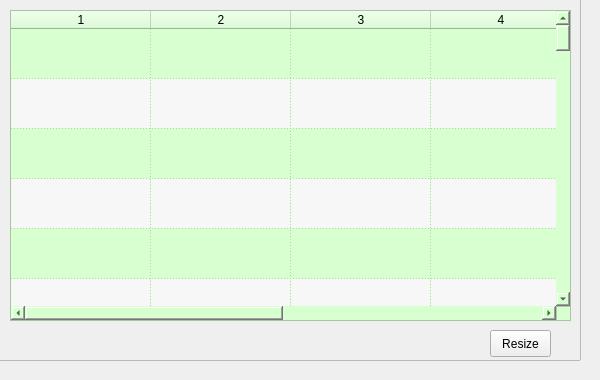
     <widget class="QWidget" name="phoneCallsTab">
      <attribute name="icon">
       <iconset resource="resources.qrc">
        <normaloff>:/icons/icons/call-start.ico</normaloff>:/icons/icons/call-start.ico</iconset>
      </attribute>
      <attribute name="title">
       <string>Phone Calls</string>
      </attribute>
      <widget class="QFrame" name="notesFrame_2">
       <property name="geometry">
        <rect>
         <x>-10</x>
         <y>-10</y>
         <width>591</width>
         <height>371</height>
        </rect>
       </property>
       <property name="frameShape">
        <enum>QFrame::StyledPanel</enum>
       </property>
       <property name="frameShadow">
        <enum>QFrame::Raised</enum>
       </property>
       <widget class="QTableWidget" name="callsTableWidget">
        <property name="geometry">
         <rect>
          <x>20</x>
          <y>20</y>
          <width>561</width>
          <height>311</height>
         </rect>
        </property>
        <property name="sizePolicy">
         <sizepolicy hsizetype="Expanding" vsizetype="Expanding">
          <horstretch>0</horstretch>
          <verstretch>0</verstretch>
         </sizepolicy>
        </property>
        <property name="maximumSize">
         <size>
          <width>16777215</width>
          <height>321</height>
         </size>
        </property>
        <property name="acceptDrops">
         <bool>true</bool>
        </property>
        <property name="styleSheet">
         <string notr="true">background-color: rgb(215, 255, 208);</string>
        </property>
        <property name="midLineWidth">
         <number>1</number>
        </property>
        <property name="verticalScrollBarPolicy">
         <enum>Qt::ScrollBarAsNeeded</enum>
        </property>
        <property name="horizontalScrollBarPolicy">
         <enum>Qt::ScrollBarAsNeeded</enum>
        </property>
        <property name="editTriggers">
         <set>QAbstractItemView::DoubleClicked</set>
        </property>
        <property name="dragEnabled">
         <bool>true</bool>
        </property>
        <property name="dragDropMode">
         <enum>QAbstractItemView::DragDrop</enum>
        </property>
        <property name="defaultDropAction">
         <enum>Qt::CopyAction</enum>
        </property>
        <property name="alternatingRowColors">
         <bool>true</bool>
        </property>
        <property name="selectionMode">
         <enum>QAbstractItemView::SingleSelection</enum>
        </property>
        <property name="verticalScrollMode">
         <enum>QAbstractItemView::ScrollPerPixel</enum>
        </property>
        <property name="gridStyle">
         <enum>Qt::DotLine</enum>
        </property>
        <property name="sortingEnabled">
         <bool>true</bool>
        </property>
        <property name="wordWrap">
         <bool>true</bool>
        </property>
        <property name="rowCount">
         <number>2000</number>
        </property>
        <property name="columnCount">
         <number>6</number>
        </property>
        <attribute name="horizontalHeaderCascadingSectionResizes">
         <bool>false</bool>
        </attribute>
        <attribute name="horizontalHeaderDefaultSectionSize">
         <number>140</number>
        </attribute>
        <attribute name="horizontalHeaderMinimumSectionSize">
         <number>56</number>
        </attribute>
        <attribute name="horizontalHeaderStretchLastSection">
         <bool>true</bool>
        </attribute>
        <attribute name="verticalHeaderVisible">
         <bool>false</bool>
        </attribute>
        <attribute name="verticalHeaderCascadingSectionResizes">
         <bool>true</bool>
        </attribute>
        <attribute name="verticalHeaderDefaultSectionSize">
         <number>50</number>
        </attribute>
        <row/>
        <row/>
        <row/>
        <row/>
        <row/>
        <row/>
        <row/>
        <row/>
        <row/>
        <row/>
        <row/>
        <row/>
        <row/>
        <row/>
        <row/>
        <row/>
        <row/>
        <row/>
        <row/>
        <row/>
        <row/>
        <row/>
        <row/>
        <row/>
        <row/>
        <row/>
        <row/>
        <row/>
        <row/>
        <row/>
        <row/>
        <row/>
        <row/>
        <row/>
        <row/>
        <row/>
        <row/>
        <row/>
        <row/>
        <row/>
        <row/>
        <row/>
        <row/>
        <row/>
        <row/>
        <row/>
        <row/>
        <row/>
        <row/>
        <row/>
        <row/>
        <row/>
        <row/>
        <row/>
        <row/>
        <row/>
        <row/>
        <row/>
        <row/>
        <row/>
        <row/>
        <row/>
        <row/>
        <row/>
        <row/>
        <row/>
        <row/>
        <row/>
        <row/>
        <row/>
        <row/>
        <row/>
        <row/>
        <row/>
        <row/>
        <row/>
        <row/>
        <row/>
        <row/>
        <row/>
        <row/>
        <row/>
        <row/>
        <row/>
        <row/>
        <row/>
        <row/>
        <row/>
        <row/>
        <row/>
        <row/>
        <row/>
        <row/>
        <row/>
        <row/>
        <row/>
        <row/>
        <row/>
        <row/>
        <row/>
        <row/>
        <row/>
        <row/>
        <row/>
        <row/>
        <row/>
        <row/>
        <row/>
        <row/>
        <row/>
        <row/>
        <row/>
        <row/>
        <row/>
        <row/>
        <row/>
        <row/>
        <row/>
        <row/>
        <row/>
        <row/>
        <row/>
        <row/>
        <row/>
        <row/>
        <row/>
        <row/>
        <row/>
        <row/>
        <row/>
        <row/>
        <row/>
        <row/>
        <row/>
        <row/>
        <row/>
        <row/>
        <row/>
        <row/>
        <row/>
        <row/>
        <row/>
        <row/>
        <row/>
        <row/>
        <row/>
        <row/>
        <row/>
        <row/>
        <row/>
        <row/>
        <row/>
        <row/>
        <row/>
        <row/>
        <row/>
        <row/>
        <row/>
        <row/>
        <row/>
        <row/>
        <row/>
        <row/>
        <row/>
        <row/>
        <row/>
        <row/>
        <row/>
        <row/>
        <row/>
        <row/>
        <row/>
        <row/>
        <row/>
        <row/>
        <row/>
        <row/>
        <row/>
        <row/>
        <row/>
        <row/>
        <row/>
        <row/>
        <row/>
        <row/>
        <row/>
        <row/>
        <row/>
        <row/>
        <row/>
        <row/>
        <row/>
        <row/>
        <row/>
        <row/>
        <row/>
        <row/>
        <row/>
        <row/>
        <row/>
        <row/>
        <row/>
        <row/>
        <row/>
        <row/>
        <row/>
        <row/>
        <row/>
        <row/>
        <row/>
        <row/>
        <row/>
        <row/>
        <row/>
        <row/>
        <row/>
        <row/>
        <row/>
        <row/>
        <row/>
        <row/>
        <row/>
        <row/>
        <row/>
        <row/>
        <row/>
        <row/>
        <row/>
        <row/>
        <row/>
        <row/>
        <row/>
        <row/>
        <row/>
        <row/>
        <row/>
        <row/>
        <row/>
        <row/>
        <row/>
        <row/>
        <row/>
        <row/>
        <row/>
        <row/>
        <row/>
        <row/>
        <row/>
        <row/>
        <row/>
        <row/>
        <row/>
        <row/>
        <row/>
        <row/>
        <row/>
        <row/>
        <row/>
        <row/>
        <row/>
        <row/>
        <row/>
        <row/>
        <row/>
        <row/>
        <row/>
        <row/>
        <row/>
        <row/>
        <row/>
        <row/>
        <row/>
        <row/>
        <row/>
        <row/>
        <row/>
        <row/>
        <row/>
        <row/>
        <row/>
        <row/>
        <row/>
        <row/>
        <row/>
        <row/>
        <row/>
        <row/>
        <row/>
        <row/>
        <row/>
        <row/>
        <row/>
        <row/>
        <row/>
        <row/>
        <row/>
        <row/>
        <row/>
        <row/>
        <row/>
        <row/>
        <row/>
        <row/>
        <row/>
        <row/>
        <row/>
        <row/>
        <row/>
        <row/>
        <row/>
        <row/>
        <row/>
        <row/>
        <row/>
        <row/>
        <row/>
        <row/>
        <row/>
        <row/>
        <row/>
        <row/>
        <row/>
        <row/>
        <row/>
        <row/>
        <row/>
        <row/>
        <row/>
        <row/>
        <row/>
        <row/>
        <row/>
        <row/>
        <row/>
        <row/>
        <row/>
        <row/>
        <row/>
        <row/>
        <row/>
        <row/>
        <row/>
        <row/>
        <row/>
        <row/>
        <row/>
        <row/>
        <row/>
        <row/>
        <row/>
        <row/>
        <row/>
        <row/>
        <row/>
        <row/>
        <row/>
        <row/>
        <row/>
        <row/>
        <row/>
        <row/>
        <row/>
        <row/>
        <row/>
        <row/>
        <row/>
        <row/>
        <row/>
        <row/>
        <row/>
        <row/>
        <row/>
        <row/>
        <row/>
        <row/>
        <row/>
        <row/>
        <row/>
        <row/>
        <row/>
        <row/>
        <row/>
        <row/>
        <row/>
        <row/>
        <row/>
        <row/>
        <row/>
        <row/>
        <row/>
        <row/>
        <row/>
        <row/>
        <row/>
        <row/>
        <row/>
        <row/>
        <row/>
        <row/>
        <row/>
        <row/>
        <row/>
        <row/>
        <row/>
        <row/>
        <row/>
        <row/>
        <row/>
        <row/>
        <row/>
        <row/>
        <row/>
        <row/>
        <row/>
        <row/>
        <row/>
        <row/>
        <row/>
        <row/>
        <row/>
        <row/>
        <row/>
        <row/>
        <row/>
        <row/>
        <row/>
        <row/>
        <row/>
        <row/>
        <row/>
        <row/>
        <row/>
        <row/>
        <row/>
        <row/>
        <row/>
        <row/>
        <row/>
        <row/>
        <row/>
        <row/>
        <row/>
        <row/>
        <row/>
        <row/>
        <row/>
        <row/>
        <row/>
        <row/>
        <row/>
        <row/>
        <row/>
        <row/>
        <row/>
        <row/>
        <row/>
        <row/>
        <row/>
        <row/>
        <row/>
        <row/>
        <row/>
        <row/>
        <row/>
        <row/>
        <row/>
        <row/>
        <row/>
        <row/>
        <row/>
        <row/>
        <row/>
        <row/>
        <row/>
        <row/>
        <row/>
        <row/>
        <row/>
        <row/>
        <row/>
        <row/>
        <row/>
        <row/>
        <row/>
        <row/>
        <row/>
        <row/>
        <row/>
        <row/>
        <row/>
        <row/>
        <row/>
        <row/>
        <row/>
        <row/>
        <row/>
        <row/>
        <row/>
        <row/>
        <row/>
        <row/>
        <row/>
        <row/>
        <row/>
        <row/>
        <row/>
        <row/>
        <row/>
        <row/>
        <row/>
        <row/>
        <row/>
        <row/>
        <row/>
        <row/>
        <row/>
        <row/>
        <row/>
        <row/>
        <row/>
        <row/>
        <row/>
        <row/>
        <row/>
        <row/>
        <row/>
        <row/>
        <row/>
        <row/>
        <row/>
        <row/>
        <row/>
        <row/>
        <row/>
        <row/>
        <row/>
        <row/>
        <row/>
        <row/>
        <row/>
        <row/>
        <row/>
        <row/>
        <row/>
        <row/>
        <row/>
        <row/>
        <row/>
        <row/>
        <row/>
        <row/>
        <row/>
        <row/>
        <row/>
        <row/>
        <row/>
        <row/>
        <row/>
        <row/>
        <row/>
        <row/>
        <row/>
        <row/>
        <row/>
        <row/>
        <row/>
        <row/>
        <row/>
        <row/>
        <row/>
        <row/>
        <row/>
        <row/>
        <row/>
        <row/>
        <row/>
        <row/>
        <row/>
        <row/>
        <row/>
        <row/>
        <row/>
        <row/>
        <row/>
        <row/>
        <row/>
        <row/>
        <row/>
        <row/>
        <row/>
        <row/>
        <row/>
        <row/>
        <row/>
        <row/>
        <row/>
        <row/>
        <row/>
        <row/>
        <row/>
        <row/>
        <row/>
        <row/>
        <row/>
        <row/>
        <row/>
        <row/>
        <row/>
        <row/>
        <row/>
        <row/>
        <row/>
        <row/>
        <row/>
        <row/>
        <row/>
        <row/>
        <row/>
        <row/>
        <row/>
        <row/>
        <row/>
        <row/>
        <row/>
        <row/>
        <row/>
        <row/>
        <row/>
        <row/>
        <row/>
        <row/>
        <row/>
        <row/>
        <row/>
        <row/>
        <row/>
        <row/>
        <row/>
        <row/>
        <row/>
        <row/>
        <row/>
        <row/>
        <row/>
        <row/>
        <row/>
        <row/>
        <row/>
        <row/>
        <row/>
        <row/>
        <row/>
        <row/>
        <row/>
        <row/>
        <row/>
        <row/>
        <row/>
        <row/>
        <row/>
        <row/>
        <row/>
        <row/>
        <row/>
        <row/>
        <row/>
        <row/>
        <row/>
        <row/>
        <row/>
        <row/>
        <row/>
        <row/>
        <row/>
        <row/>
        <row/>
        <row/>
        <row/>
        <row/>
        <row/>
        <row/>
        <row/>
        <row/>
        <row/>
        <row/>
        <row/>
        <row/>
        <row/>
        <row/>
        <row/>
        <row/>
        <row/>
        <row/>
        <row/>
        <row/>
        <row/>
        <row/>
        <row/>
        <row/>
        <row/>
        <row/>
        <row/>
        <row/>
        <row/>
        <row/>
        <row/>
        <row/>
        <row/>
        <row/>
        <row/>
        <row/>
        <row/>
        <row/>
        <row/>
        <row/>
        <row/>
        <row/>
        <row/>
        <row/>
        <row/>
        <row/>
        <row/>
        <row/>
        <row/>
        <row/>
        <row/>
        <row/>
        <row/>
        <row/>
        <row/>
        <row/>
        <row/>
        <row/>
        <row/>
        <row/>
        <row/>
        <row/>
        <row/>
        <row/>
        <row/>
        <row/>
        <row/>
        <row/>
        <row/>
        <row/>
        <row/>
        <row/>
        <row/>
        <row/>
        <row/>
        <row/>
        <row/>
        <row/>
        <row/>
        <row/>
        <row/>
        <row/>
        <row/>
        <row/>
        <row/>
        <row/>
        <row/>
        <row/>
        <row/>
        <row/>
        <row/>
        <row/>
        <row/>
        <row/>
        <row/>
        <row/>
        <row/>
        <row/>
        <row/>
        <row/>
        <row/>
        <row/>
        <row/>
        <row/>
        <row/>
        <row/>
        <row/>
        <row/>
        <row/>
        <row/>
        <row/>
        <row/>
        <row/>
        <row/>
        <row/>
        <row/>
        <row/>
        <row/>
        <row/>
        <row/>
        <row/>
        <row/>
        <row/>
        <row/>
        <row/>
        <row/>
        <row/>
        <row/>
        <row/>
        <row/>
        <row/>
        <row/>
        <row/>
        <row/>
        <row/>
        <row/>
        <row/>
        <row/>
        <row/>
        <row/>
        <row/>
        <row/>
        <row/>
        <row/>
        <row/>
        <row/>
        <row/>
        <row/>
        <row/>
        <row/>
        <row/>
        <row/>
        <row/>
        <row/>
        <row/>
        <row/>
        <row/>
        <row/>
        <row/>
        <row/>
        <row/>
        <row/>
        <row/>
        <row/>
        <row/>
        <row/>
        <row/>
        <row/>
        <row/>
        <row/>
        <row/>
        <row/>
        <row/>
        <row/>
        <row/>
        <row/>
        <row/>
        <row/>
        <row/>
        <row/>
        <row/>
        <row/>
        <row/>
        <row/>
        <row/>
        <row/>
        <row/>
        <row/>
        <row/>
        <row/>
        <row/>
        <row/>
        <row/>
        <row/>
        <row/>
        <row/>
        <row/>
        <row/>
        <row/>
        <row/>
        <row/>
        <row/>
        <row/>
        <row/>
        <row/>
        <row/>
        <row/>
        <row/>
        <row/>
        <row/>
        <row/>
        <row/>
        <row/>
        <row/>
        <row/>
        <row/>
        <row/>
        <row/>
        <row/>
        <row/>
        <row/>
        <row/>
        <row/>
        <row/>
        <row/>
        <row/>
        <row/>
        <row/>
        <row/>
        <row/>
        <row/>
        <row/>
        <row/>
        <row/>
        <row/>
        <row/>
        <row/>
        <row/>
        <row/>
        <row/>
        <row/>
        <row/>
        <row/>
        <row/>
        <row/>
        <row/>
        <row/>
        <row/>
        <row/>
        <row/>
        <row/>
        <row/>
        <row/>
        <row/>
        <row/>
        <row/>
        <row/>
        <row/>
        <row/>
        <row/>
        <row/>
        <row/>
        <row/>
        <row/>
        <row/>
        <row/>
        <row/>
        <row/>
        <row/>
        <row/>
        <row/>
        <row/>
        <row/>
        <row/>
        <row/>
        <row/>
        <row/>
        <row/>
        <row/>
        <row/>
        <row/>
        <row/>
        <row/>
        <row/>
        <row/>
        <row/>
        <row/>
        <row/>
        <row/>
        <row/>
        <row/>
        <row/>
        <row/>
        <row/>
        <row/>
        <row/>
        <row/>
        <row/>
        <row/>
        <row/>
        <row/>
        <row/>
        <row/>
        <row/>
        <row/>
        <row/>
        <row/>
        <row/>
        <row/>
        <row/>
        <row/>
        <row/>
        <row/>
        <row/>
        <row/>
        <row/>
        <row/>
        <row/>
        <row/>
        <row/>
        <row/>
        <row/>
        <row/>
        <row/>
        <row/>
        <row/>
        <row/>
        <row/>
        <row/>
        <row/>
        <row/>
        <row/>
        <row/>
        <row/>
        <row/>
        <row/>
        <row/>
        <row/>
        <row/>
        <row/>
        <row/>
        <row/>
        <row/>
        <row/>
        <row/>
        <row/>
        <row/>
        <row/>
        <row/>
        <row/>
        <row/>
        <row/>
        <row/>
        <row/>
        <row/>
        <row/>
        <row/>
        <row/>
        <row/>
        <row/>
        <row/>
        <row/>
        <row/>
        <row/>
        <row/>
        <row/>
        <row/>
        <row/>
        <row/>
        <row/>
        <row/>
        <row/>
        <row/>
        <row/>
        <row/>
        <row/>
        <row/>
        <row/>
        <row/>
        <row/>
        <row/>
        <row/>
        <row/>
        <row/>
        <row/>
        <row/>
        <row/>
        <row/>
        <row/>
        <row/>
        <row/>
        <row/>
        <row/>
        <row/>
        <row/>
        <row/>
        <row/>
        <row/>
        <row/>
        <row/>
        <row/>
        <row/>
        <row/>
        <row/>
        <row/>
        <row/>
        <row/>
        <row/>
        <row/>
        <row/>
        <row/>
        <row/>
        <row/>
        <row/>
        <row/>
        <row/>
        <row/>
        <row/>
        <row/>
        <row/>
        <row/>
        <row/>
        <row/>
        <row/>
        <row/>
        <row/>
        <row/>
        <row/>
        <row/>
        <row/>
        <row/>
        <row/>
        <row/>
        <row/>
        <row/>
        <row/>
        <row/>
        <row/>
        <row/>
        <row/>
        <row/>
        <row/>
        <row/>
        <row/>
        <row/>
        <row/>
        <row/>
        <row/>
        <row/>
        <row/>
        <row/>
        <row/>
        <row/>
        <row/>
        <row/>
        <row/>
        <row/>
        <row/>
        <row/>
        <row/>
        <row/>
        <row/>
        <row/>
        <row/>
        <row/>
        <row/>
        <row/>
        <row/>
        <row/>
        <row/>
        <row/>
        <row/>
        <row/>
        <row/>
        <row/>
        <row/>
        <row/>
        <row/>
        <row/>
        <row/>
        <row/>
        <row/>
        <row/>
        <row/>
        <row/>
        <row/>
        <row/>
        <row/>
        <row/>
        <row/>
        <row/>
        <row/>
        <row/>
        <row/>
        <row/>
        <row/>
        <row/>
        <row/>
        <row/>
        <row/>
        <row/>
        <row/>
        <row/>
        <row/>
        <row/>
        <row/>
        <row/>
        <row/>
        <row/>
        <row/>
        <row/>
        <row/>
        <row/>
        <row/>
        <row/>
        <row/>
        <row/>
        <row/>
        <row/>
        <row/>
        <row/>
        <row/>
        <row/>
        <row/>
        <row/>
        <row/>
        <row/>
        <row/>
        <row/>
        <row/>
        <row/>
        <row/>
        <row/>
        <row/>
        <row/>
        <row/>
        <row/>
        <row/>
        <row/>
        <row/>
        <row/>
        <row/>
        <row/>
        <row/>
        <row/>
        <row/>
        <row/>
        <row/>
        <row/>
        <row/>
        <row/>
        <row/>
        <row/>
        <row/>
        <row/>
        <row/>
        <row/>
        <row/>
        <row/>
        <row/>
        <row/>
        <row/>
        <row/>
        <row/>
        <row/>
        <row/>
        <row/>
        <row/>
        <row/>
        <row/>
        <row/>
        <row/>
        <row/>
        <row/>
        <row/>
        <row/>
        <row/>
        <row/>
        <row/>
        <row/>
        <row/>
        <row/>
        <row/>
        <row/>
        <row/>
        <row/>
        <row/>
        <row/>
        <row/>
        <row/>
        <row/>
        <row/>
        <row/>
        <row/>
        <row/>
        <row/>
        <row/>
        <row/>
        <row/>
        <row/>
        <row/>
        <row/>
        <row/>
        <row/>
        <row/>
        <row/>
        <row/>
        <row/>
        <row/>
        <row/>
        <row/>
        <row/>
        <row/>
        <row/>
        <row/>
        <row/>
        <row/>
        <row/>
        <row/>
        <row/>
        <row/>
        <row/>
        <row/>
        <row/>
        <row/>
        <row/>
        <row/>
        <row/>
        <row/>
        <row/>
        <row/>
        <row/>
        <row/>
        <row/>
        <row/>
        <row/>
        <row/>
        <row/>
        <row/>
        <row/>
        <row/>
        <row/>
        <row/>
        <row/>
        <row/>
        <row/>
        <row/>
        <row/>
        <row/>
        <row/>
        <row/>
        <row/>
        <row/>
        <row/>
        <row/>
        <row/>
        <row/>
        <row/>
        <row/>
        <row/>
        <row/>
        <row/>
        <row/>
        <row/>
        <row/>
        <row/>
        <row/>
        <row/>
        <row/>
        <row/>
        <row/>
        <row/>
        <row/>
        <row/>
        <row/>
        <row/>
        <row/>
        <row/>
        <row/>
        <row/>
        <row/>
        <row/>
        <row/>
        <row/>
        <row/>
        <row/>
        <row/>
        <row/>
        <row/>
        <row/>
        <row/>
        <row/>
        <row/>
        <row/>
        <row/>
        <row/>
        <row/>
        <row/>
        <row/>
        <row/>
        <row/>
        <row/>
        <row/>
        <row/>
        <row/>
        <row/>
        <row/>
        <row/>
        <row/>
        <row/>
        <row/>
        <row/>
        <row/>
        <row/>
        <row/>
        <row/>
        <row/>
        <row/>
        <row/>
        <row/>
        <row/>
        <row/>
        <row/>
        <row/>
        <row/>
        <row/>
        <row/>
        <row/>
        <row/>
        <row/>
        <row/>
        <row/>
        <row/>
        <row/>
        <row/>
        <row/>
        <row/>
        <row/>
        <row/>
        <row/>
        <row/>
        <row/>
        <row/>
        <row/>
        <row/>
        <row/>
        <row/>
        <row/>
        <row/>
        <row/>
        <row/>
        <row/>
        <row/>
        <row/>
        <row/>
        <row/>
        <row/>
        <row/>
        <row/>
        <row/>
        <row/>
        <row/>
        <row/>
        <row/>
        <row/>
        <row/>
        <row/>
        <row/>
        <row/>
        <row/>
        <row/>
        <row/>
        <row/>
        <row/>
        <row/>
        <row/>
        <row/>
        <row/>
        <row/>
        <row/>
        <row/>
        <row/>
        <row/>
        <row/>
        <row/>
        <row/>
        <row/>
        <row/>
        <row/>
        <row/>
        <row/>
        <row/>
        <row/>
        <row/>
        <row/>
        <row/>
        <row/>
        <row/>
        <row/>
        <row/>
        <row/>
        <row/>
        <row/>
        <row/>
        <row/>
        <row/>
        <row/>
        <row/>
        <row/>
        <row/>
        <row/>
        <row/>
        <row/>
        <row/>
        <row/>
        <row/>
        <row/>
        <row/>
        <row/>
        <row/>
        <row/>
        <row/>
        <row/>
        <row/>
        <row/>
        <row/>
        <row/>
        <row/>
        <row/>
        <row/>
        <row/>
        <row/>
        <row/>
        <row/>
        <row/>
        <row/>
        <row/>
        <row/>
        <row/>
        <row/>
        <row/>
        <row/>
        <row/>
        <row/>
        <row/>
        <row/>
        <row/>
        <row/>
        <row/>
        <row/>
        <row/>
        <row/>
        <row/>
        <row/>
        <row/>
        <row/>
        <row/>
        <row/>
        <row/>
        <row/>
        <row/>
        <row/>
        <row/>
        <row/>
        <row/>
        <row/>
        <row/>
        <row/>
        <row/>
        <row/>
        <row/>
        <row/>
        <row/>
        <row/>
        <row/>
        <row/>
        <row/>
        <row/>
        <row/>
        <row/>
        <row/>
        <row/>
        <row/>
        <row/>
        <row/>
        <row/>
        <row/>
        <row/>
        <row/>
        <row/>
        <row/>
        <row/>
        <row/>
        <row/>
        <row/>
        <row/>
        <row/>
        <row/>
        <row/>
        <row/>
        <row/>
        <row/>
        <row/>
        <row/>
        <row/>
        <row/>
        <row/>
        <row/>
        <row/>
        <row/>
        <row/>
        <row/>
        <row/>
        <row/>
        <row/>
        <row/>
        <row/>
        <row/>
        <row/>
        <row/>
        <row/>
        <row/>
        <row/>
        <row/>
        <row/>
        <row/>
        <row/>
        <row/>
        <row/>
        <row/>
        <row/>
        <row/>
        <row/>
        <row/>
        <row/>
        <row/>
        <row/>
        <row/>
        <row/>
        <row/>
        <row/>
        <row/>
        <row/>
        <row/>
        <row/>
        <row/>
        <row/>
        <row/>
        <row/>
        <row/>
        <row/>
        <row/>
        <row/>
        <row/>
        <row/>
        <row/>
        <row/>
        <row/>
        <row/>
        <row/>
        <row/>
        <row/>
        <row/>
        <row/>
        <row/>
        <row/>
        <row/>
        <row/>
        <row/>
        <row/>
        <row/>
        <row/>
        <row/>
        <row/>
        <row/>
        <row/>
        <row/>
        <row/>
        <row/>
        <row/>
        <row/>
        <row/>
        <row/>
        <row/>
        <row/>
        <row/>
        <row/>
        <row/>
        <row/>
        <row/>
        <row/>
        <row/>
        <row/>
        <row/>
        <row/>
        <row/>
        <row/>
        <row/>
        <row/>
        <row/>
        <row/>
        <row/>
        <row/>
        <row/>
        <row/>
        <row/>
        <row/>
        <row/>
        <row/>
        <row/>
        <row/>
        <row/>
        <row/>
        <row/>
        <row/>
        <row/>
        <row/>
        <row/>
        <row/>
        <row/>
        <row/>
        <row/>
        <row/>
        <row/>
        <row/>
        <row/>
        <row/>
        <row/>
        <row/>
        <row/>
        <row/>
        <row/>
        <row/>
        <row/>
        <row/>
        <row/>
        <row/>
        <row/>
        <row/>
        <row/>
        <row/>
        <row/>
        <row/>
        <row/>
        <row/>
        <row/>
        <row/>
        <row/>
        <row/>
        <row/>
        <row/>
        <row/>
        <row/>
        <row/>
        <row/>
        <row/>
        <row/>
        <row/>
        <row/>
        <row/>
        <row/>
        <row/>
        <row/>
        <row/>
        <row/>
        <row/>
        <row/>
        <row/>
        <row/>
        <row/>
        <row/>
        <row/>
        <row/>
        <row/>
        <row/>
        <row/>
        <row/>
        <row/>
        <row/>
        <row/>
        <row/>
        <row/>
        <row/>
        <row/>
        <row/>
        <row/>
        <row/>
        <row/>
        <row/>
        <row/>
        <row/>
        <row/>
        <row/>
        <row/>
        <row/>
        <row/>
        <row/>
        <row/>
        <row/>
        <row/>
        <row/>
        <row/>
        <row/>
        <row/>
        <row/>
        <row/>
        <row/>
        <row/>
        <row/>
        <row/>
        <row/>
        <row/>
        <row/>
        <row/>
        <row/>
        <row/>
        <row/>
        <row/>
        <row/>
        <row/>
        <row/>
        <row/>
        <row/>
        <row/>
        <row/>
        <row/>
        <row/>
        <row/>
        <row/>
        <row/>
        <row/>
        <row/>
        <row/>
        <row/>
        <row/>
        <row/>
        <row/>
        <row/>
        <row/>
        <row/>
        <row/>
        <row/>
        <row/>
        <row/>
        <row/>
        <row/>
        <row/>
        <row/>
        <row/>
        <row/>
        <row/>
        <row/>
        <row/>
        <row/>
        <row/>
        <row/>
        <row/>
        <row/>
        <row/>
        <row/>
        <row/>
        <row/>
        <row/>
        <row/>
        <row/>
        <row/>
        <row/>
        <row/>
        <row/>
        <row/>
        <row/>
        <row/>
        <row/>
        <row/>
        <row/>
        <row/>
        <row/>
        <row/>
        <row/>
        <row/>
        <row/>
        <row/>
        <row/>
        <row/>
        <row/>
        <row/>
        <row/>
        <row/>
        <row/>
        <row/>
        <row/>
        <row/>
        <row/>
        <row/>
        <row/>
        <row/>
        <row/>
        <row/>
        <row/>
        <row/>
        <row/>
        <row/>
        <row/>
        <row/>
        <row/>
        <row/>
        <row/>
        <row/>
        <row/>
        <row/>
        <row/>
        <row/>
        <row/>
        <row/>
        <row/>
        <row/>
        <row/>
        <row/>
        <row/>
        <row/>
        <row/>
        <row/>
        <row/>
        <row/>
        <row/>
        <row/>
        <row/>
        <row/>
        <row/>
        <row/>
        <row/>
        <row/>
        <row/>
        <row/>
        <row/>
        <row/>
        <row/>
        <row/>
        <row/>
        <row/>
        <row/>
        <row/>
        <row/>
        <row/>
        <row/>
        <row/>
        <row/>
        <row/>
        <row/>
        <row/>
        <row/>
        <row/>
        <row/>
        <row/>
        <row/>
        <row/>
        <row/>
        <row/>
        <row/>
        <row/>
        <row/>
        <row/>
        <row/>
        <row/>
        <row/>
        <row/>
        <row/>
        <row/>
        <row/>
        <row/>
        <row/>
        <row/>
        <row/>
        <row/>
        <row/>
        <row/>
        <row/>
        <row/>
        <row/>
        <row/>
        <row/>
        <row/>
        <row/>
        <row/>
        <row/>
        <row/>
        <row/>
        <row/>
        <row/>
        <row/>
        <row/>
        <row/>
        <row/>
        <row/>
        <row/>
        <row/>
        <row/>
        <row/>
        <row/>
        <row/>
        <row/>
        <row/>
        <row/>
        <row/>
        <row/>
        <row/>
        <row/>
        <row/>
        <row/>
        <row/>
        <row/>
        <row/>
        <row/>
        <row/>
        <row/>
        <row/>
        <row/>
        <row/>
        <row/>
        <row/>
        <row/>
        <row/>
        <row/>
        <row/>
        <row/>
        <column/>
        <column/>
        <column/>
        <column/>
        <column/>
        <column/>
       </widget>
       <widget class="QPushButton" name="callsDetailPushButton">
        <property name="geometry">
         <rect>
          <x>500</x>
          <y>340</y>
          <width>61</width>
          <height>27</height>
         </rect>
        </property>
        <property name="text">
         <string>Resize</string>
        </property>
       </widget>
      </widget>
     </widget>
